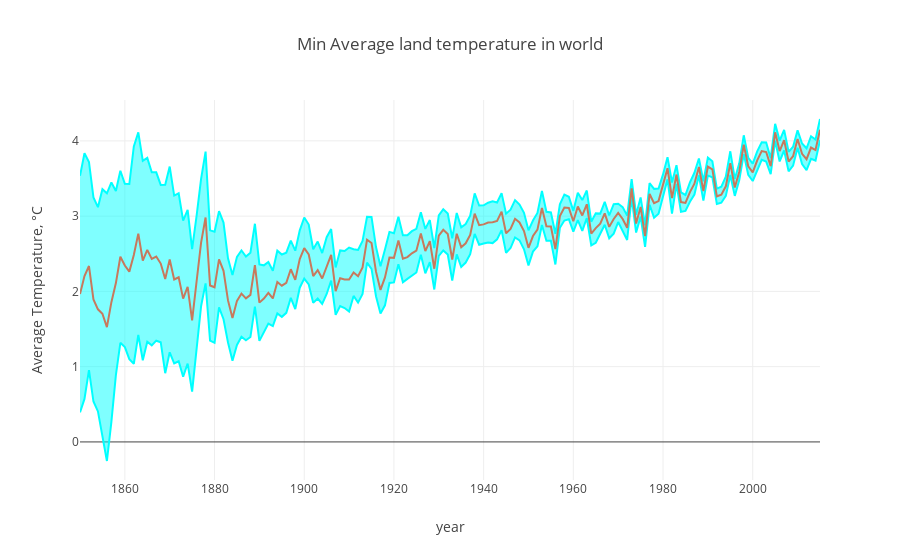
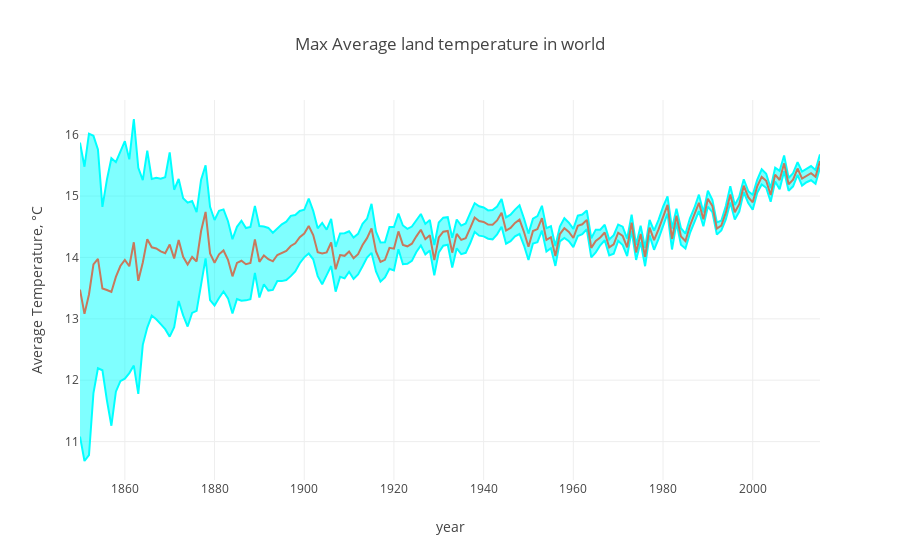

Here is the notebook cell these charts were saved with, in order:
### Markdown cell above
<h1>Temperatura média mínima e máxima da terra entre 1850 - 2015</h1>

### Code cell
global_temp = pd.read_csv("data/GlobalTemperatures.csv")

#Extract the year from a date
years = np.unique(global_temp['dt'].apply(lambda x: x[:4]))
years = years[100:]
mean_min_temp_world = []
mean_min_temp_world_uncertainty = []
mean_max_temp_world = []
mean_max_temp_world_uncertainty = []


for year in years:
    mean_min_temp_world.append(global_temp[global_temp['dt'].apply(
        lambda x: x[:4]) == year]['LandMinTemperature'].mean())
    mean_min_temp_world_uncertainty.append(global_temp[global_temp['dt'].apply(
                lambda x: x[:4]) == year]['LandMinTemperatureUncertainty'].mean())
    mean_max_temp_world.append(global_temp[global_temp['dt'].apply(
        lambda x: x[:4]) == year]['LandMaxTemperature'].mean())
    mean_max_temp_world_uncertainty.append(global_temp[global_temp['dt'].apply(
                lambda x: x[:4]) == year]['LandMaxTemperatureUncertainty'].mean())

trace0 = go.Scatter(
    x = years, 
    y = np.array(mean_min_temp_world) + np.array(mean_min_temp_world_uncertainty),
    fill= None,
    mode='lines',
    name='Uncertainty top',
    line=dict(
        color='rgb(0, 255, 255)',
    )
)
trace1 = go.Scatter(
    x = years, 
    y = np.array(mean_min_temp_world) - np.array(mean_min_temp_world_uncertainty),
    fill='tonexty',
    mode='lines',
    name='Uncertainty bot',
    line=dict(
        color='rgb(0, 255, 255)',
    )
)

trace2 = go.Scatter(
    x = years, 
    y = mean_min_temp_world,
    name='Average Temperature',
    line=dict(
        color='rgb(199, 121, 093)',
    )
)

data_min = [trace0, trace1, trace2]

trace0_max = go.Scatter(
    x = years, 
    y = np.array(mean_max_temp_world) + np.array(mean_max_temp_world_uncertainty),
    fill= None,
    mode='lines',
    name='Uncertainty top',
    line=dict(
        color='rgb(0, 255, 255)',
    )
)
trace1_max = go.Scatter(
    x = years, 
    y = np.array(mean_max_temp_world) - np.array(mean_max_temp_world_uncertainty),
    fill='tonexty',
    mode='lines',
    name='Uncertainty bot',
    line=dict(
        color='rgb(0, 255, 255)',
    )
)

trace2_max = go.Scatter(
    x = years, 
    y = mean_max_temp_world,
    name='Average Temperature',
    line=dict(
        color='rgb(199, 121, 093)',
    )
)
data_max = [trace0_max, trace1_max, trace2_max]


layout1 = go.Layout(
    xaxis=dict(title='year'),
    yaxis=dict(title='Average Temperature, °C'),
    title='Min Average land temperature in world',
    showlegend = False)

layout2 = go.Layout(
    xaxis=dict(title='year'),
    yaxis=dict(title='Average Temperature, °C'),
    title='Max Average land temperature in world',
    showlegend = False)

fig = go.Figure(data=data_min, layout=layout1)
py.iplot(fig)

fig = go.Figure(data=data_max, layout=layout2)
py.iplot(fig)

### Figure 1 — Plotly figure (JSON) as saved in the notebook; plotly's stock layout.template omitted (floating-point values rounded to 4 significant figures; data arrays with more than 128 entries replaced by an {"elided": "..."} marker saying what was removed)
{"data": [{"fill": null, "line": {"color": "rgb(0, 255, 255)"}, "mode": "lines", "name": "Uncertainty top", "type": "scatter", "x": {"elided": "166 str values"}, "y": {"elided": "166 float values"}}, {"fill": "tonexty", "line": {"color": "rgb(0, 255, 255)"}, "mode": "lines", "name": "Uncertainty bot", "type": "scatter", "x": {"elided": "166 str values"}, "y": {"elided": "166 float values"}}, {"line": {"color": "rgb(199, 121, 093)"}, "name": "Average Temperature", "type": "scatter", "x": {"elided": "166 str values"}, "y": {"elided": "166 float values"}}], "layout": {"showlegend": false, "title": "Min Average land temperature in world", "xaxis": {"title": "year"}, "yaxis": {"title": "Average Temperature, °C"}}}

### Figure 2 — Plotly figure (JSON) as saved in the notebook; plotly's stock layout.template omitted (floating-point values rounded to 4 significant figures; data arrays with more than 128 entries replaced by an {"elided": "..."} marker saying what was removed)
{"data": [{"fill": null, "line": {"color": "rgb(0, 255, 255)"}, "mode": "lines", "name": "Uncertainty top", "type": "scatter", "x": {"elided": "166 str values"}, "y": {"elided": "166 float values"}}, {"fill": "tonexty", "line": {"color": "rgb(0, 255, 255)"}, "mode": "lines", "name": "Uncertainty bot", "type": "scatter", "x": {"elided": "166 str values"}, "y": {"elided": "166 float values"}}, {"line": {"color": "rgb(199, 121, 093)"}, "name": "Average Temperature", "type": "scatter", "x": {"elided": "166 str values"}, "y": {"elided": "166 float values"}}], "layout": {"showlegend": false, "title": "Max Average land temperature in world", "xaxis": {"title": "year"}, "yaxis": {"title": "Average Temperature, °C"}}}
